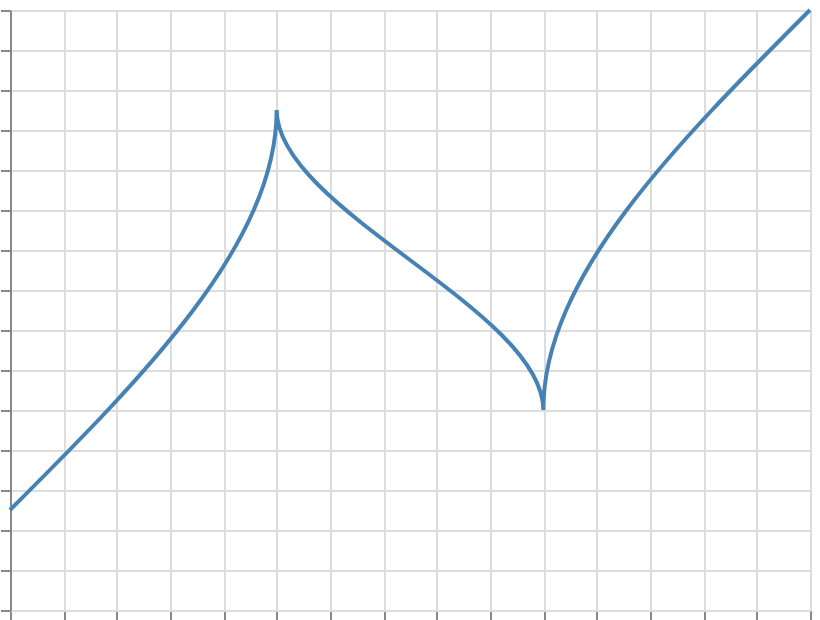

Here is the Vega-Lite specification saved for this chart:
### Vega specification from a JSON file in a GitHub repository (floating-point values rounded to 4 significant figures)
{"$schema": "https://vega.github.io/schema/vega/v6.json", "width": 400, "height": 300, "padding": 5, "autosize": "none", "data": [{"name": "table", "values": [{"x": 0, "y": 5}, {"x": 1, "y": 25}, {"x": 2, "y": 10}, {"x": 3, "y": 30}]}], "scales": [{"name": "x", "type": "linear", "domain": {"data": "table", "field": "x"}, "range": "width", "nice": true}, {"name": "y", "type": "linear", "domain": {"data": "table", "field": "y"}, "range": [{"signal": "height"}, 0], "nice": true}], "marks": [{"type": "line", "from": {"data": "table"}, "encode": {"update": {"x": {"scale": "x", "field": "x"}, "y": {"scale": "y", "field": "y"}, "stroke": {"value": "steelblue"}, "strokeWidth": {"value": 2}, "interpolate": {"value": "monotone"}, "tension": {"value": 0.7}, "orient": {"value": "horizontal"}}}}], "axes": [{"scale": "x", "orient": "bottom", "grid": true, "labels": false}, {"scale": "y", "orient": "left", "grid": true, "labels": false}]}
